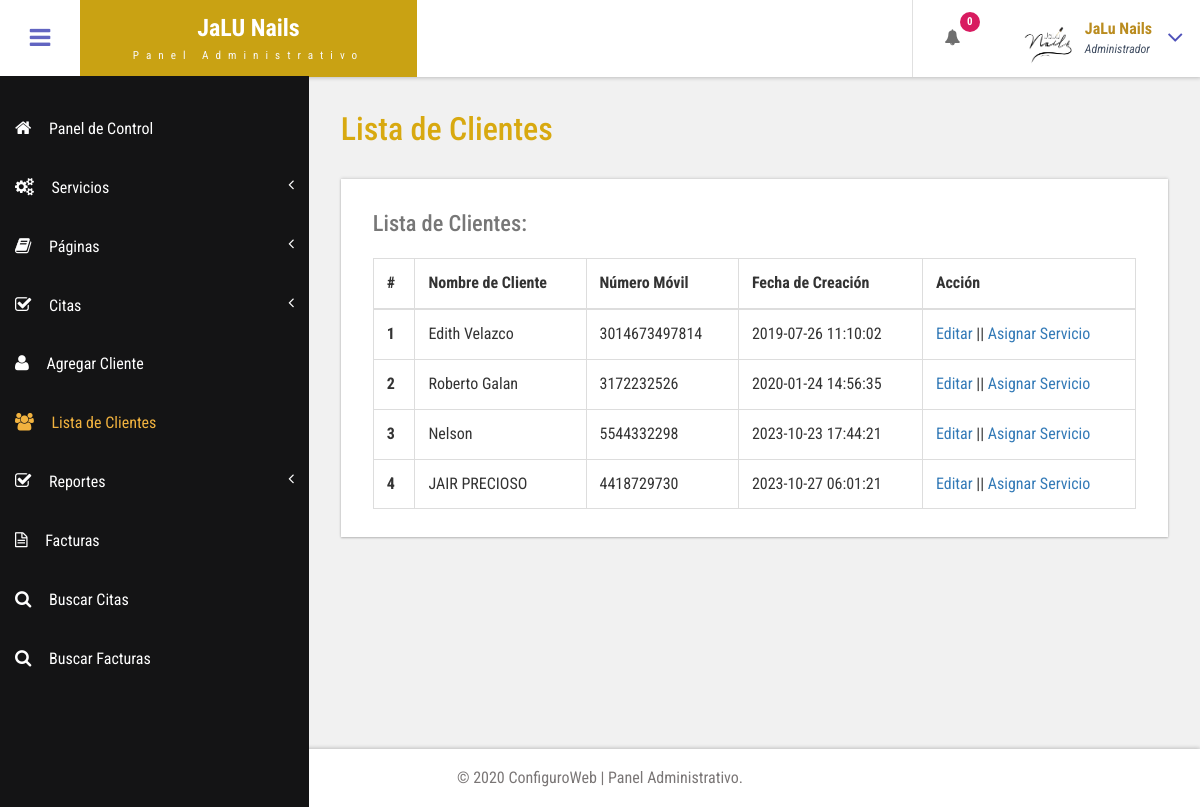
The app's page /admin/customer-list.php (signed in) with its own data.
### tables this page shows
CREATE TABLE `tblcustomers` (
  `ID` int(10) NOT NULL,
  `Name` varchar(120) DEFAULT NULL,
  `Email` varchar(200) DEFAULT NULL,
  `MobileNumber` bigint(11) DEFAULT NULL,
  `Gender` enum('Mujer','Hombre','No definido') DEFAULT NULL,
  `Details` mediumtext DEFAULT NULL,
  `CreationDate` timestamp NULL DEFAULT current_timestamp(),
  `UpdationDate` timestamp NULL DEFAULT NULL ON UPDATE current_timestamp()
);

### admin/customer-list.php (the view, shortened to what this page needs)
<?php
include('includes/dbconnection.php');
if (strlen($_SESSION['bpmsaid']==0)) {
  header('location:logout.php');
  } else{
  ?>
<!DOCTYPE HTML>
<html>
<head>
<link href="css/bootstrap.css" rel='stylesheet' type='text/css' />
<link href="css/style.css" rel='stylesheet' type='text/css' />
<link href="css/font-awesome.css" rel="stylesheet">
<link href="css/animate.css" rel="stylesheet" type="text/css" media="all">
<link href="css/custom.css" rel="stylesheet">
</head>
<body class="cbp-spmenu-push">
	<div class="main-content">
		 <?php include_once('includes/sidebar.php');?>
		 <?php include_once('includes/header.php');?>
		<div id="page-wrapper">
			<div class="main-page">
				<div class="tables">
					<h3 class="title1">Lista de Clientes</h3>
					<div class="table-responsive bs-example widget-shadow">
						<h4>Lista de Clientes:</h4>
						<table class="table table-bordered"> <thead> <tr> <th>#</th> <th>Nombre de Cliente</th> <th>Número Móvil</th> <th>Fecha de Creación</th><th>Acción</th> </tr> </thead> <tbody>
<?php
$ret=mysqli_query($con,"select *from  tblcustomers");
$cnt=1;
while ($row=mysqli_fetch_array($ret)) {
?>
						 <tr> <th scope="row"><?php echo $cnt;?></th> <td><?php  echo $row['Name'];?></td> <td><?php  echo $row['MobileNumber'];?></td><td><?php  echo $row['CreationDate'];?></td> <td><a href="edit-customer-detailed.php?editid=<?php echo $row['ID'];?>">Editar</a>  ||  <a href="add-customer-services.php?addid=<?php echo $row['ID'];?>">Asignar Servicio</a></td> </tr>   <?php
$cnt=$cnt+1;
}?></tbody> </table>
					</div>
				</div>
			</div>
		</div>
		 <?php include_once('includes/footer.php');?>
	</div>
</body>
</html>
<?php }  ?>

### admin/includes/header.php (shortened to what this page needs)
<div class="sticky-header header-section ">
      <div class="header-left">
        <button id="showLeftPush"><i class="fa fa-bars"></i></button>
        <div class="logo">
          <a href="index.php">
            <h1>JaLU Nails</h1>
            <span>Panel Administrativo</span>
          </a>
        </div>
      </div>
      <div class="header-right">
        <div class="profile_details_left">
          <ul class="nofitications-dropdown">
            <?php
$ret1=mysqli_query($con,"select ID,Name from  tblappointment where Status=''");
$num=mysqli_num_rows($ret1);
?>
            <li class="dropdown head-dpdn">
              <a href="#" class="dropdown-toggle" data-toggle="dropdown" aria-expanded="false"><i class="fa fa-bell"></i><span class="badge blue"><?php echo $num;?></span></a>
            </li>
          </ul>
          <div class="clearfix"> </div>
        </div>
        <div class="profile_details">
        <?php
$adid=$_SESSION['bpmsaid'];
$ret=mysqli_query($con,"select AdminName from tbladmin where ID='$adid'");
$row=mysqli_fetch_array($ret);
$name=$row['AdminName'];
?>
          <ul>
            <li class="dropdown profile_details_drop">
              <a href="#" class="dropdown-toggle" data-toggle="dropdown" aria-expanded="false">
                <div class="profile_img">
                  <span class="prfil-img"><img src="images/logo_jalu.png" alt="" width="50" height="60"> </span>
                  <div class="user-name">
                    <p><?php echo $name; ?></p>
                    <span>Administrador</span>
                  </div>
                  <i class="fa fa-angle-down lnr"></i>
                  <div class="clearfix"></div>
                </div>
              </a>
            </li>
          </ul>
        </div>
      </div>
      <div class="clearfix"> </div>
    </div>

### admin/css/style.css (style rules this page uses)
h4, h5, h6, h1, h2, h3 { margin: 0; }
ul, ol { margin: 0; }
p { margin: 0; }
html, body { font-family: 'Roboto Condensed', sans-serif; font-size: 100%; overflow-x: hidden; background: #fff; }
body a { transition: 0.5s all ease; -webkit-transition: 0.5s all ease; -moz-transition: 0.5s all ease; -o-transition: 0.5s all ease; -ms-transition: 0.5s all ease; text-decoration:none; }
h1,h2,h3,h4,h5,h6 { margin:0; }
p { margin:0; }
ul,label { margin:0; padding:0; }
.main-content { position: relative; }
.sticky-header { position: fixed; top: 0; left:0px; width: 100%; z-index: 100; }
.header-section { background:#FFF; box-shadow: 1px 1px 4px rgba(0, 0, 0, 0.21); -webkit-box-shadow: 1px 1px 4px rgba(0, 0, 0, 0.21); -moz-box-shadow: 1px 1px 4px rgba(0, 0, 0, 0.21); -o-box-shadow: 1px 1px 4px rgba(0, 0, 0, 0.21); }
.header-section::after { clear: both; display: block; content: ''; }
.header-left { float: left; width: 45%; }
.header-right { float: right; }
button#showLeftPush { font-size: 1.5em; width: 80px; padding: 0.87em 0; text-align: center; cursor: pointer; float: left; color: #6F6F6F; -moz-transition: all 0.2s ease-out 0s; -webkit-transition: all 0.2s ease-out 0s; transition: all 0.2s ease-out 0s; border: none; background-color: #fff; outline:none; }
.cbp-spmenu-push { overflow-x: hidden; position: relative; }
.cbp-spmenu, .cbp-spmenu-push { -webkit-transition: all 0.3s ease; -moz-transition: all 0.3s ease; transition: all 0.3s ease; }
.cbp-spmenu-push div#page-wrapper { margin: 0 0 0 19.3em; transition:.5s all; -webkit-transition:.5s all; -moz-transition:.5s all; }
.fa { display: inline-block; font-family: FontAwesome; font-style: normal; font-weight: normal; line-height: 1; -webkit-font-smoothing: antialiased; -moz-osx-font-smoothing: grayscale; }
.logo { background: #c9a213; text-align: center; float: left; }
.logo a { padding: 0.9em 3.3em .7em; display: block; text-decoration: none; }
.logo a h1 { color: #fff; font-size: 1.5em; line-height: 1.2em; font-weight: 700; }
.logo a span { color: #F8F8F8; font-size: .7em; text-align: center; letter-spacing: 7px; }
.profile_details_left { float: left; }
li.dropdown.head-dpdn { display: inline-block; padding: 1.7em 0; border-left: 1px solid #E0E0E0; float: left; }
li.dropdown.head-dpdn a.dropdown-toggle { padding: 1.7em 2em; }
i.fa.fa-bell { color:#6F6F6F; }
.header-right span.badge { font-size: 11px; font-weight: bold; color: #FFF; background: #8BC34A; line-height: 15px; width: 20px; height: 20px; border-radius: 2em; -webkit-border-radius: 2em; -moz-border-radius: 2em; -o-border-radius: 2em; text-align: center; display: inline-block; position: absolute; top: 16%; padding: 2px 0 0; }
.header-right span.blue { background-color:#D81B60; }
.profile_details { float: right; }
.profile_details_drop a.dropdown-toggle { display:block; padding: 0.8em 3em 0 2em; }
.profile_img span.prfil-img { float:left; }
.user-name { float:left; margin-top:8px; margin-left:11px; height:35px; }
.profile_details ul li { list-style-type:none; position:relative; }
.profile_details li a i.fa.lnr { position: absolute; top: 34%; right: 8%; color: #4F52BA; font-size: 1.6em; }
.user-name p { font-size:1em; color:#ba8c1f; line-height:1em; font-weight:700; }
.user-name span { font-size: .75em; font-style: italic; color: #424f63; font-weight: normal; margin-top: .3em; }
.widget-shadow { background-color: #fff; box-shadow: 0 -1px 3px rgba(0,0,0,.12),0 1px 2px rgba(0,0,0,.24); -webkit-box-shadow: 0 -1px 3px rgba(0,0,0,.12),0 1px 2px rgba(0,0,0,.24); -moz-box-shadow: 0 -1px 3px rgba(0,0,0,.12),0 1px 2px rgba(0,0,0,.24); }
h3.title1 { font-size: 2em; color: #d8a910; margin-bottom: 0.8em; }
.table > thead > tr > th, .table > tbody > tr > th, .table > tfoot > tr > th, .table > thead > tr > td, .table > tbody > tr > td, .table > tfoot > tr > td { border-top: none; }
.tables h4 { font-size: 1.4em; margin-bottom: 1em; color: #777777; }
.tables .panel-body ,.tables .bs-example { padding: 2em 2em 0.5em; }
.tables .table > thead > tr > th, .tables .table > tbody > tr > th, .tables .table > tfoot > tr > th, .tables .table > thead > tr > td, .tables .table > tbody > tr > td, .tables .table > tfoot > tr > td { padding: 13px; border-top: 1px solid #E0E0E0; }
.bs-example { margin-top: 2em; }

### admin/css/custom.css (style rules this page uses)
#page-wrapper { padding:7em 2em 2.5em; background-color: #F1F1F1; }

### records on screen
tblcustomers: Name "Edith Velazco", MobileNumber "3014673497814", CreationDate "2019-07-26 11:10:02"
tblcustomers: Name "Roberto Galan", MobileNumber "3172232526", CreationDate "2020-01-24 14:56:35"
tblcustomers: Name "Nelson", MobileNumber "5544332298", CreationDate "2023-10-23 17:44:21"
tblcustomers: Name "JAIR PRECIOSO", MobileNumber "4418729730", CreationDate "2023-10-27 06:01:21"

### other values on screen
$num "0"
$name "JaLu Nails"
